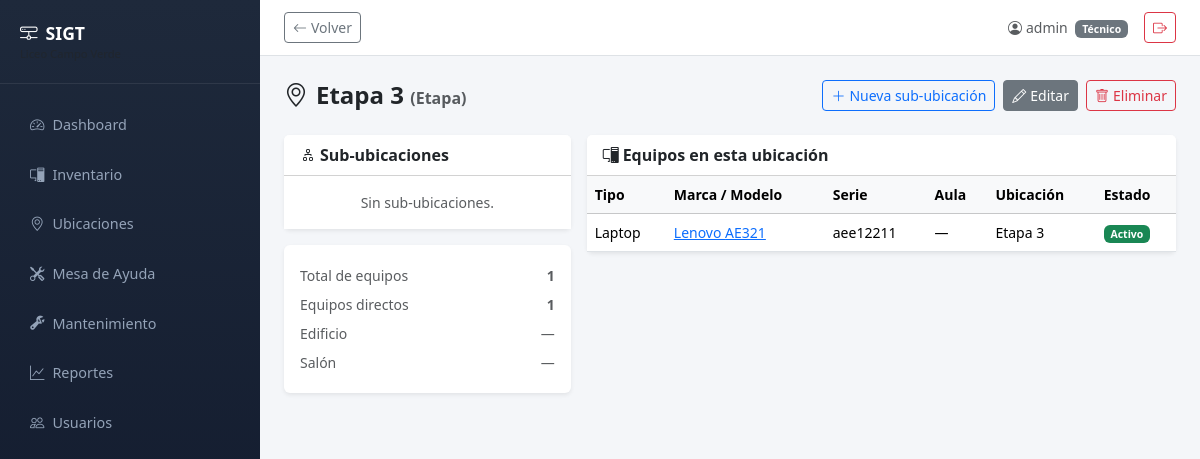
Page /inventario/ubicaciones/40/ (signed in) on the committed database.
### usuarios/models.py (models this page shows, shortened)
class User(AbstractUser):
    ROL_CHOICES = [
        ('admin', 'Administrador'),
        ('tecnico', 'Técnico'),
    ]
    rol = models.CharField(max_length=10, choices=ROL_CHOICES, default='tecnico')
    telefono = models.CharField(max_length=20, blank=True)
    class Meta:
        verbose_name = 'usuario'
        verbose_name_plural = 'usuarios'

### inventario/models.py (models this page shows, shortened)
class Ubicacion(models.Model):
    TIPO_CHOICES = [
        ('sede', 'Sede'),
        ('etapa', 'Etapa'),
        ('salon', 'Salón'),
        ('laboratorio', 'Laboratorio'),
        ('oficina', 'Oficina'),
        ('otro', 'Otro'),
    ]
    nombre = models.CharField(max_length=150)
    tipo = models.CharField(max_length=20, choices=TIPO_CHOICES, default='salon')
    padre = models.ForeignKey(
        'self', on_delete=models.CASCADE, null=True, blank=True,
        related_name='sububicaciones', verbose_name='Pertenece a',
        help_text='Nivel superior (ej: un Salón pertenece a una Etapa)'
    )
    edificio = models.CharField(max_length=100, blank=True)
    salon = models.CharField(max_length=50, blank=True)
    class Meta:
        verbose_name_plural = 'Ubicaciones'
        ordering = ['nombre']
    @property
    def total_equipos_directos(self):
        return self.equipos.count()
    @property
    def total_equipos(self):
        return self.equipos_incluyendo_hijos().count()
    def _descendientes_ids(self, ids):
        hijos = self.sububicaciones.all()
        for hijo in hijos:
            ids.append(hijo.pk)
            hijo._descendientes_ids(ids)
        return ids
    def equipos_incluyendo_hijos(self):
        ids = self._descendientes_ids([self.pk])
        return Equipo.objects.filter(ubicacion_id__in=ids)

class Equipo(models.Model):
    TIPO_CHOICES = [
        ('computadora', 'Computadora'),
        ('laptop', 'Laptop'),
        ('proyector', 'Proyector'),
        ('impresora', 'Impresora'),
        ('access_point', 'Access Point'),
        ('switch', 'Switch'),
        ('otro', 'Otro (especificar)'),
    ]
    ESTADO_CHOICES = [
        ('activo', 'Activo'),
        ('mantenimiento', 'En Mantenimiento'),
        ('baja', 'Dado de Baja'),
    ]
    tipo = models.CharField(max_length=20, choices=TIPO_CHOICES)
    tipo_otro = models.CharField(
        max_length=100, blank=True,
        help_text='Especifique el tipo si seleccionó "Otro"'
    )
    aula = models.CharField(
        max_length=10, blank=True,
        help_text='Aula dentro de la ubicación. Ej: 01, 05, 13'
    )
    procesador = models.CharField(max_length=100, blank=True, verbose_name='Procesador')
    ram = models.CharField(max_length=50, blank=True, verbose_name='Memoria RAM')
    so = models.CharField(max_length=100, blank=True, verbose_name='Sistema operativo')
    almacenamiento = models.CharField(max_length=50, blank=True, verbose_name='Almacenamiento')
    valor = models.DecimalField(
        max_digits=12, decimal_places=2, null=True, blank=True,
        verbose_name='Valor ($)',
        help_text='Valor económico del equipo (no obligatorio)'
    )
    marca = models.CharField(max_length=100)
    modelo = models.CharField(max_length=100)
    numero_serie = models.CharField(max_length=100, unique=True)
    direccion_ip = models.GenericIPAddressField(blank=True, null=True)
    ubicacion = models.ForeignKey(Ubicacion, on_delete=models.PROTECT, related_name='equipos')
    responsable = models.CharField(max_length=150, blank=True)
    estado = models.CharField(max_length=20, choices=ESTADO_CHOICES, default='activo')
    fecha_registro = models.DateField(auto_now_add=True)
    observaciones = models.TextField(blank=True)
    historical = HistoricalRecords()
    class Meta:
        ordering = ['-fecha_registro']
        permissions = [
            ('puede_asignar_equipo', 'Puede asignar equipo a responsable'),
        ]
    @property
    def tipo_display(self):
        if self.tipo == 'otro' and self.tipo_otro:
            return self.tipo_otro
        return self.get_tipo_display()

### inventario/views.py (the view)
# urls.py: path('ubicaciones/<int:pk>/', views.UbicacionDetailView.as_view(), name='ubicacion_detalle'),
class UbicacionDetailView(LoginRequiredMixin, PermissionRequiredMixin, DetailView):
    model = Ubicacion
    template_name = 'inventario/ubicacion_detail.html'
    context_object_name = 'ubicacion'
    permission_required = 'inventario.view_ubicacion'
    def get_context_data(self, **kwargs):
        context = super().get_context_data(**kwargs)
        context['equipos'] = self.object.equipos_incluyendo_hijos().select_related('ubicacion')
        context['sububicaciones'] = self.object.sububicaciones.all()
        return context

### inventario/templates/inventario/ubicacion_detail.html (shortened to what this page needs)
{% extends "base.html" %}
{% block content %}
<div class="d-flex justify-content-between align-items-center mb-4">
    <h4 class="fw-bold mb-0">
        <i class="bi bi-geo-alt me-2"></i>{{ ubicacion.nombre }}
        <small class="text-muted fs-6">({{ ubicacion.get_tipo_display }}{% if ubicacion.padre %} · pertenece a {{ ubicacion.padre.nombre }}{% endif %})</small>
    </h4>
    <div class="d-flex gap-2">
        {% if perms.inventario.add_ubicacion %}
        <a href="{% url 'inventario:ubicacion_nueva' %}?padre={{ ubicacion.pk }}" class="btn btn-sm btn-outline-primary">
            <i class="bi bi-plus-lg me-1"></i>Nueva sub-ubicación
        </a>
        {% endif %}
        {% if perms.inventario.change_ubicacion %}
        <a href="{% url 'inventario:ubicacion_editar' ubicacion.pk %}" class="btn btn-sm btn-secondary">
            <i class="bi bi-pencil me-1"></i>Editar
        </a>
        {% endif %}
        {% if perms.inventario.delete_ubicacion %}
        <a href="{% url 'inventario:ubicacion_eliminar' ubicacion.pk %}" class="btn btn-sm btn-outline-danger">
            <i class="bi bi-trash me-1"></i>Eliminar
        </a>
        {% endif %}
    </div>
</div>
<div class="row g-3">
    <div class="col-md-4">
        <div class="card border-0 shadow-sm mb-3">
            <div class="card-header bg-white fw-semibold">
                <i class="bi bi-diagram-2 me-1"></i>Sub-ubicaciones
            </div>
            <div class="card-body p-0">
                <ul class="list-group list-group-flush small">
                    {% for sub in sububicaciones %}
                    <li class="list-group-item d-flex justify-content-between align-items-center">
                        <span><i class="bi bi-arrow-return-right me-1"></i>{{ sub.nombre }}</span>
                        <span>
                            {% if perms.inventario.change_ubicacion %}
                            <a href="{% url 'inventario:ubicacion_editar' sub.pk %}" class="btn btn-sm btn-outline-secondary me-1" title="Editar"><i class="bi bi-pencil"></i></a>
                            {% endif %}
                            <a href="{% url 'inventario:ubicacion_detalle' sub.pk %}" class="btn btn-sm btn-outline-primary" title="Ver"><i class="bi bi-eye"></i></a>
                        </span>
                    </li>
                    {% empty %}
                    <li class="list-group-item text-center text-muted py-3">Sin sub-ubicaciones.</li>
                    {% endfor %}
                </ul>
            </div>
        </div>
        <div class="card border-0 shadow-sm">
            <div class="card-body small text-muted">
                <div class="d-flex justify-content-between py-1"><span>Total de equipos</span><span class="fw-semibold">{{ ubicacion.total_equipos }}</span></div>
                <div class="d-flex justify-content-between py-1"><span>Equipos directos</span><span class="fw-semibold">{{ ubicacion.total_equipos_directos }}</span></div>
                <div class="d-flex justify-content-between py-1"><span>Edificio</span><span>{{ ubicacion.edificio|default:"—" }}</span></div>
                <div class="d-flex justify-content-between py-1"><span>Salón</span><span>{{ ubicacion.salon|default:"—" }}</span></div>
            </div>
        </div>
    </div>
    <div class="col-md-8">
        <div class="card border-0 shadow-sm">
            <div class="card-header bg-white fw-semibold">
                <i class="bi bi-pc-display me-1"></i>Equipos en esta ubicación
            </div>
            <div class="card-body p-0">
                <div class="table-responsive">
                    <table class="table table-hover mb-0 small align-middle">
                        <thead class="table-light">
                            <tr>
                                <th>Tipo</th>
                                <th>Marca / Modelo</th>
                                <th>Serie</th>
                                <th>Aula</th>
                                <th>Ubicación</th>
                                <th>Estado</th>
                            </tr>
                        </thead>
                        <tbody>
                            {% for equipo in equipos %}
                            <tr>
                                <td>{{ equipo.tipo_display }}</td>
                                <td><a href="{% url 'inventario:detalle' equipo.pk %}">{{ equipo.marca }} {{ equipo.modelo }}</a></td>
                                <td>{{ equipo.numero_serie }}</td>
                                <td>{{ equipo.aula|default:"—" }}</td>
                                <td>{{ equipo.ubicacion.nombre }}</td>
                                <td>
                                    {% if equipo.estado == 'activo' %}
                                    <span class="badge bg-success">Activo</span>
                                    {% elif equipo.estado == 'mantenimiento' %}
                                    <span class="badge bg-warning text-dark">Mantenimiento</span>
                                    {% else %}
                                    <span class="badge bg-danger">Dado de baja</span>
                                    {% endif %}
                                </td>
                            </tr>
                            {% empty %}
                            <tr>
                                <td colspan="6" class="text-center text-muted py-4">
                                    <i class="bi bi-box-seam d-block fs-4 mb-1"></i>Sin equipos registrados aquí.
                                </td>
                            </tr>
                            {% endfor %}
                        </tbody>
                    </table>
                </div>
            </div>
        </div>
    </div>
</div>
{% endblock %}

### templates/base.html (shortened to what this page needs)
{% load static %}
<!DOCTYPE html>
<html lang="es" data-bs-theme="light">
<head>
    <link href="https://cdn.jsdelivr.net/npm/bootstrap@5.3.3/dist/css/bootstrap.min.css" rel="stylesheet">
    <link href="https://cdn.jsdelivr.net/npm/bootstrap-icons@1.11.3/font/bootstrap-icons.min.css" rel="stylesheet">
</head>
<body>
    <aside class="sidebar" id="sidebar">
        <div class="sidebar-brand">
            <i class="bi bi-hdd-network me-2"></i>SIGT
            <small class="d-block text-muted" style="font-size:0.7rem; font-weight:400;">Liceo Campo Verde</small>
        </div>
        <nav class="nav flex-column mt-3">
            {% for item in sidebar_items %}
            <a class="nav-link {% if request.path == item.url %}active{% endif %}" href="{{ item.url }}">
                <i class="bi {{ item.icon }} me-2"></i>{{ item.label }}
            </a>
            {% endfor %}
        </nav>
    </aside>
    <div class="main-content">
        <div class="topbar d-flex justify-content-between align-items-center">
            <div class="d-flex align-items-center gap-2">
                {% if user.is_authenticated %}
                <button type="button" class="btn btn-sm btn-outline-secondary" onclick="history.back()" title="Volver atrás">
                    <i class="bi bi-arrow-left me-1"></i>Volver
                </button>
                {% endif %}
            </div>
            <div class="d-flex align-items-center gap-3">
                {% if user.is_authenticated %}
                <span class="text-muted small">
                    <i class="bi bi-person-circle me-1"></i>{{ user.get_full_name|default:user.username }}
                    {% if user.rol %}<span class="badge bg-secondary ms-1">{{ user.get_rol_display }}</span>{% endif %}
                </span>
                <form method="post" action="{% url 'usuarios:logout' %}" class="d-inline">
                    <button type="submit" class="btn btn-sm btn-outline-danger">
                        <i class="bi bi-box-arrow-right"></i>
                    </button>
                </form>
                {% endif %}
            </div>
        </div>
        <div class="content-body">
            {% block content %}{% endblock %}
        </div>
    </div>
</body>
</html>

### templates/base.html (style rules this page uses)
:root { --sidebar-width: 260px; --sidebar-collapsed: 0px; }
body { min-height: 100vh; background: #f4f6f9; }
.sidebar { width: var(--sidebar-width); min-height: 100vh; background: linear-gradient(180deg, #1e293b 0%, #0f172a 100%); position: fixed; top: 0; left: 0; z-index: 1040; transition: transform 0.3s ease; }
.sidebar .nav-link { color: #94a3b8; padding: 0.75rem 1.25rem; border-radius: 0.5rem; margin: 2px 10px; font-size: 0.9rem; transition: all 0.2s; }
.sidebar-brand { padding: 1.25rem; border-bottom: 1px solid rgba(255,255,255,0.08); color: #fff; font-weight: 700; font-size: 1.1rem; }
.main-content { margin-left: var(--sidebar-width); transition: margin-left 0.3s ease; min-height: 100vh; }
.topbar { background: #fff; border-bottom: 1px solid #dee2e6; padding: 0.75rem 1.5rem; }
.content-body { padding: 1.5rem; }

### rows in the picture
User: get_full_name "admin", rol "Técnico"
Ubicacion: nombre "Etapa 3", tipo "Etapa", total_equipos "1", total_equipos_directos "1", edificio "—", salon "—"
Equipo: tipo_display "Laptop", marca "Lenovo", modelo "AE321", numero_serie "aee12211", aula "—", ubicacion.nombre "Etapa 3", estado "Activo"

### other values in the picture
{{ item.label }} "Dashboard" "Inventario" "Ubicaciones" "Mesa de Ayuda" "Mantenimiento" "Reportes" "Usuarios"
